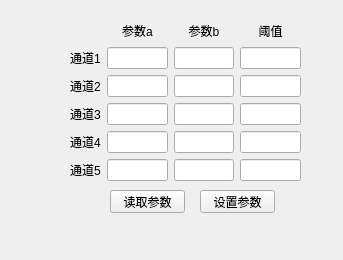
<?xml version="1.0" encoding="UTF-8"?>
<ui version="4.0">
 <class>settingClass</class>
 <widget class="QMainWindow" name="settingClass">
  <property name="geometry">
   <rect>
    <x>0</x>
    <y>0</y>
    <width>343</width>
    <height>260</height>
   </rect>
  </property>
  <property name="windowTitle">
   <string>MainWindow</string>
  </property>
  <widget class="QWidget" name="centralwidget">
   <property name="toolTipDuration">
    <number>-1</number>
   </property>
   <property name="autoFillBackground">
    <bool>false</bool>
   </property>
   <widget class="QPushButton" name="readButton">
    <property name="geometry">
     <rect>
      <x>110</x>
      <y>190</y>
      <width>75</width>
      <height>23</height>
     </rect>
    </property>
    <property name="text">
     <string>读取参数</string>
    </property>
   </widget>
   <widget class="QPushButton" name="setButton">
    <property name="geometry">
     <rect>
      <x>200</x>
      <y>190</y>
      <width>75</width>
      <height>23</height>
     </rect>
    </property>
    <property name="text">
     <string>设置参数</string>
    </property>
   </widget>
   <widget class="QWidget" name="verticalLayoutWidget">
    <property name="geometry">
     <rect>
      <x>70</x>
      <y>20</y>
      <width>231</width>
      <height>161</height>
     </rect>
    </property>
    <layout class="QGridLayout" name="gridLayout">
     <property name="sizeConstraint">
      <enum>QLayout::SetNoConstraint</enum>
     </property>
     <item row="4" column="1">
      <widget class="QLineEdit" name="lineEdit_4"/>
     </item>
     <item row="4" column="2">
      <widget class="QLineEdit" name="lineEdit_5"/>
     </item>
     <item row="2" column="1">
      <widget class="QLineEdit" name="lineEdit_1"/>
     </item>
     <item row="2" column="3">
      <widget class="QLineEdit" name="lineEdit_3"/>
     </item>
     <item row="0" column="3">
      <widget class="QLabel" name="label_9">
       <property name="text">
        <string>阈值</string>
       </property>
       <property name="alignment">
        <set>Qt::AlignCenter</set>
       </property>
      </widget>
     </item>
     <item row="6" column="1">
      <widget class="QLineEdit" name="lineEdit_7"/>
     </item>
     <item row="12" column="1">
      <widget class="QLineEdit" name="lineEdit_13"/>
     </item>
     <item row="9" column="1">
      <widget class="QLineEdit" name="lineEdit_10"/>
     </item>
     <item row="2" column="0">
      <widget class="QLabel" name="label">
       <property name="text">
        <string>通道1</string>
       </property>
      </widget>
     </item>
     <item row="2" column="2">
      <widget class="QLineEdit" name="lineEdit_2"/>
     </item>
     <item row="6" column="3">
      <widget class="QLineEdit" name="lineEdit_9"/>
     </item>
     <item row="4" column="0">
      <widget class="QLabel" name="label_2">
       <property name="text">
        <string>通道2</string>
       </property>
      </widget>
     </item>
     <item row="6" column="0">
      <widget class="QLabel" name="label_3">
       <property name="text">
        <string>通道3</string>
       </property>
      </widget>
     </item>
     <item row="0" column="1">
      <widget class="QLabel" name="label_7">
       <property name="focusPolicy">
        <enum>Qt::NoFocus</enum>
       </property>
       <property name="text">
        <string>参数a</string>
       </property>
       <property name="alignment">
        <set>Qt::AlignCenter</set>
       </property>
      </widget>
     </item>
     <item row="12" column="0">
      <widget class="QLabel" name="label_4">
       <property name="text">
        <string>通道5</string>
       </property>
      </widget>
     </item>
     <item row="9" column="0">
      <widget class="QLabel" name="label_5">
       <property name="text">
        <string>通道4</string>
       </property>
      </widget>
     </item>
     <item row="12" column="3">
      <widget class="QLineEdit" name="lineEdit_15"/>
     </item>
     <item row="0" column="2">
      <widget class="QLabel" name="label_8">
       <property name="text">
        <string>参数b</string>
       </property>
       <property name="alignment">
        <set>Qt::AlignCenter</set>
       </property>
      </widget>
     </item>
     <item row="4" column="3">
      <widget class="QLineEdit" name="lineEdit_6"/>
     </item>
     <item row="9" column="3">
      <widget class="QLineEdit" name="lineEdit_12"/>
     </item>
     <item row="6" column="2">
      <widget class="QLineEdit" name="lineEdit_8"/>
     </item>
     <item row="9" column="2">
      <widget class="QLineEdit" name="lineEdit_11"/>
     </item>
     <item row="12" column="2">
      <widget class="QLineEdit" name="lineEdit_14"/>
     </item>
    </layout>
   </widget>
  </widget>
  <widget class="QMenuBar" name="menubar">
   <property name="geometry">
    <rect>
     <x>0</x>
     <y>0</y>
     <width>343</width>
     <height>23</height>
    </rect>
   </property>
  </widget>
 </widget>
 <resources/>
 <connections/>
</ui>
